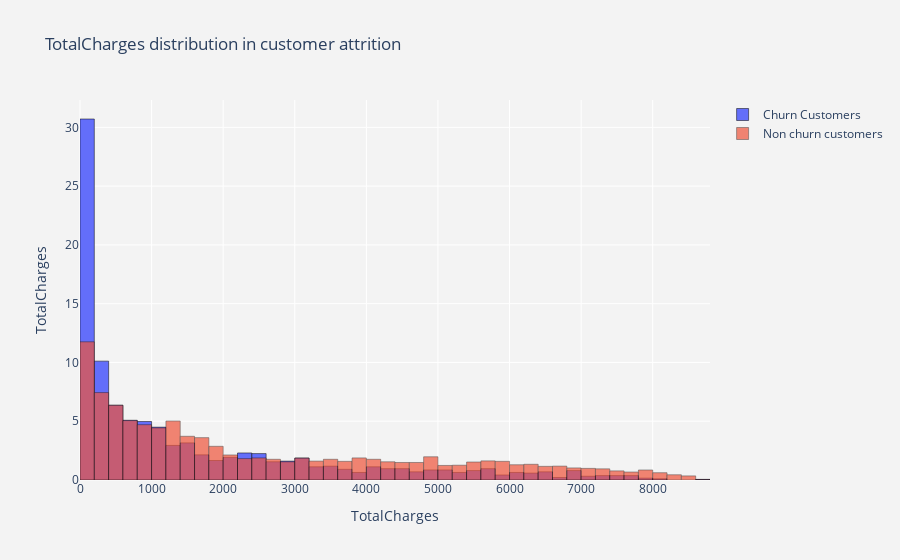

The notebook cell saved with this chart:
### Markdown cell above
Exploring the monthlycharges distribution, we can see that a majority of churned customers spent between 70 and 105.
A majority(about 30%) of non churn customers spent between 15 and 30.

### Code cell
#defining data
trace1 = go.Histogram(x  = churn['TotalCharges'],
                          histnorm= "percent",
                          name = "Churn Customers",
                          marker = dict(line = dict(width = .5,
                                                    color = "black"
                                                    )
                                        ),
                         opacity = 1
                         ) 


trace2 = go.Histogram(x  = not_churn['TotalCharges'],
                      histnorm = "percent",
                      name = "Non churn customers",
                      marker = dict(line = dict(width = .5,
                                          color = "black"
                                         )
                             ),
                      opacity = .7
                     )
data = [trace1,trace2]

#defining layout
layout = go.Layout(dict(title ='TotalCharges' + " distribution in customer attrition ",
                        plot_bgcolor  = "rgb(243,243,243)",
                        paper_bgcolor = "rgb(243,243,243)",
                        xaxis = dict(gridcolor = 'rgb(255, 255, 255)',
                                         title = 'TotalCharges',
                                         zerolinewidth=1,
                                         ticklen=5,
                                         gridwidth=1
                                        ),
                        yaxis = dict(gridcolor = 'rgb(255, 255, 255)',
                                         title = "TotalCharges",
                                         zerolinewidth=1,
                                         ticklen=5,
                                         gridwidth=1
                                        )
                       ),barmode = 'overlay'
                  )

#defining figure and plotting
fig  = go.Figure(data=data,layout=layout)
iplot(fig)

### Figure 1 — Plotly figure (JSON) as saved in the notebook; plotly's stock layout.template omitted (floating-point values rounded to 4 significant figures; data arrays with more than 128 entries replaced by an {"elided": "..."} marker saying what was removed)
{"data": [{"histnorm": "percent", "marker": {"line": {"color": "black", "width": 0.5}}, "name": "Churn Customers", "opacity": 1, "type": "histogram", "x": {"elided": "1869 float values"}}, {"histnorm": "percent", "marker": {"line": {"color": "black", "width": 0.5}}, "name": "Non churn customers", "opacity": 0.7, "type": "histogram", "x": {"elided": "5163 float values"}}], "layout": {"barmode": "overlay", "paper_bgcolor": "rgb(243,243,243)", "plot_bgcolor": "rgb(243,243,243)", "title": {"text": "TotalCharges distribution in customer attrition "}, "xaxis": {"gridcolor": "rgb(255, 255, 255)", "gridwidth": 1, "ticklen": 5, "title": {"text": "TotalCharges"}, "zerolinewidth": 1}, "yaxis": {"gridcolor": "rgb(255, 255, 255)", "gridwidth": 1, "ticklen": 5, "title": {"text": "TotalCharges"}, "zerolinewidth": 1}}}
